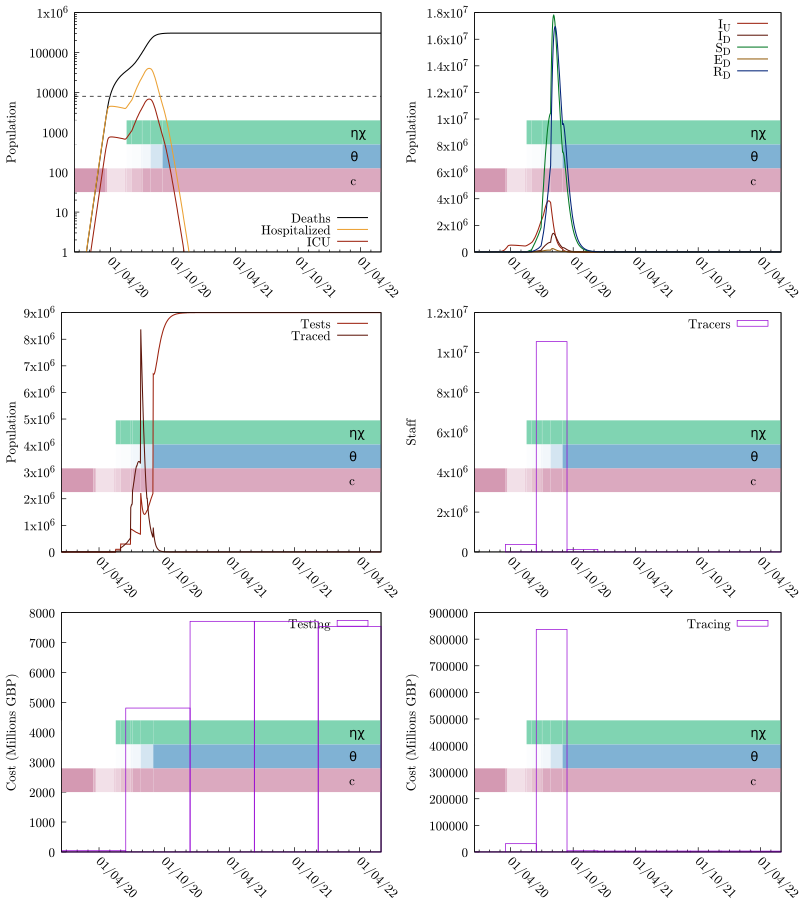

gnuplot code for this plot:
set terminal pdfcairo color enhanced dashed font "cmr10,14" size 8,9
seed="ptti-scenario-2b"
set output sprintf("%s.pdf", seed)
set multiplot layout 3,2
odefile=sprintf("%s-out-0.tsv", seed)
ttfile=sprintf("%s-out-0-testtrace.tsv", seed)
trfile=sprintf("%s-out-0-trcosts.tsv", seed)
tefile=sprintf("%s-out-0-tecosts.tsv", seed)
etimesfile=sprintf("%s-events.gp", seed)

set tics nomirror
set ylabel 'Population'

set yrange [0:]

set style fill transparent solid 0.25 noborder

# Colors
color_SU = '#00aa55'
color_SD = '#007722'

color_EU = '#eba134'
color_ED = '#945e0f'

color_IU = '#9c210e'
color_ID = '#5e160b'

color_RU = '#0055aa'
color_RD = '#002277'

# These are from the economic model inputs
Hospitalized_Pct_Deaths=0.44
ICU_Fatality=0.59
ICU_Pct=0.17
IFR=0.008
Non_ICU_Fatality=0.36

HF = IFR*Hospitalized_Pct_Deaths/(ICU_Pct*ICU_Fatality+(1-ICU_Pct)*Non_ICU_Fatality)
ICUF = HF*ICU_Pct

set key bottom right
set xdata time
set timefmt "%Y-%m-%d %H:%M:%S"
set format x "%d/%m/%y"

load etimesfile

set xtics rotate by -45 3600*24*30*6

set yrange [1:1e6]
set log y

set arrow from graph 0, first 8000 to graph 1, first 8000 nohead lc 0 dt '--'
plot odefile u 1:(($9+$10)*IFR) w l lw 1.5 lc 0 ti "Deaths", "" u 1:(($7+$8)*HF) w l lw 1.5 lc rgb color_EU ti "Hospitalized", "" u 1:(($7+$8)*ICUF) w l lw 1.5 lc rgb color_IU ti "ICU"

unset log y
unset arrow

set autoscale y
set yrange [0:]
set key top right

# set y2tics 0.5
# set y2range [0:4]

plot odefile u 1:7 w l lw 1.5 lc rgb color_IU ti "I_U", odefile u 1:8 w l lw 1.5 lc rgb color_ID ti "I_D", \
     odefile u 1:4 w l lw 1.5 lc rgb color_SD ti "S_D", odefile u 1:6 w l lw 1.5 lc rgb color_ED ti "E_D", \
     odefile u 1:10 w l lw 1.5 lc rgb color_RD ti "R_D"#, odefile u 1:13 w l axis x1y2 lc 0 ti "R"


plot ttfile u 1:3 w l lw 1.5 lc rgb color_IU ti "Tests", ttfile u 1:4 w l lw 1.5 lc rgb color_ID ti "Traced"

unset log y
unset yrange
set autoscale y
set style fill empty

set ylabel "Staff"
plot trfile u 1:5 w boxes ti "Tracers"

set ylabel "Cost (Millions GBP)"
plot tefile u 1:($5/1000000) w boxes ti "Testing"
plot trfile u 1:($6/1000000) w boxes ti "Tracing"

unset multiplot
set output
